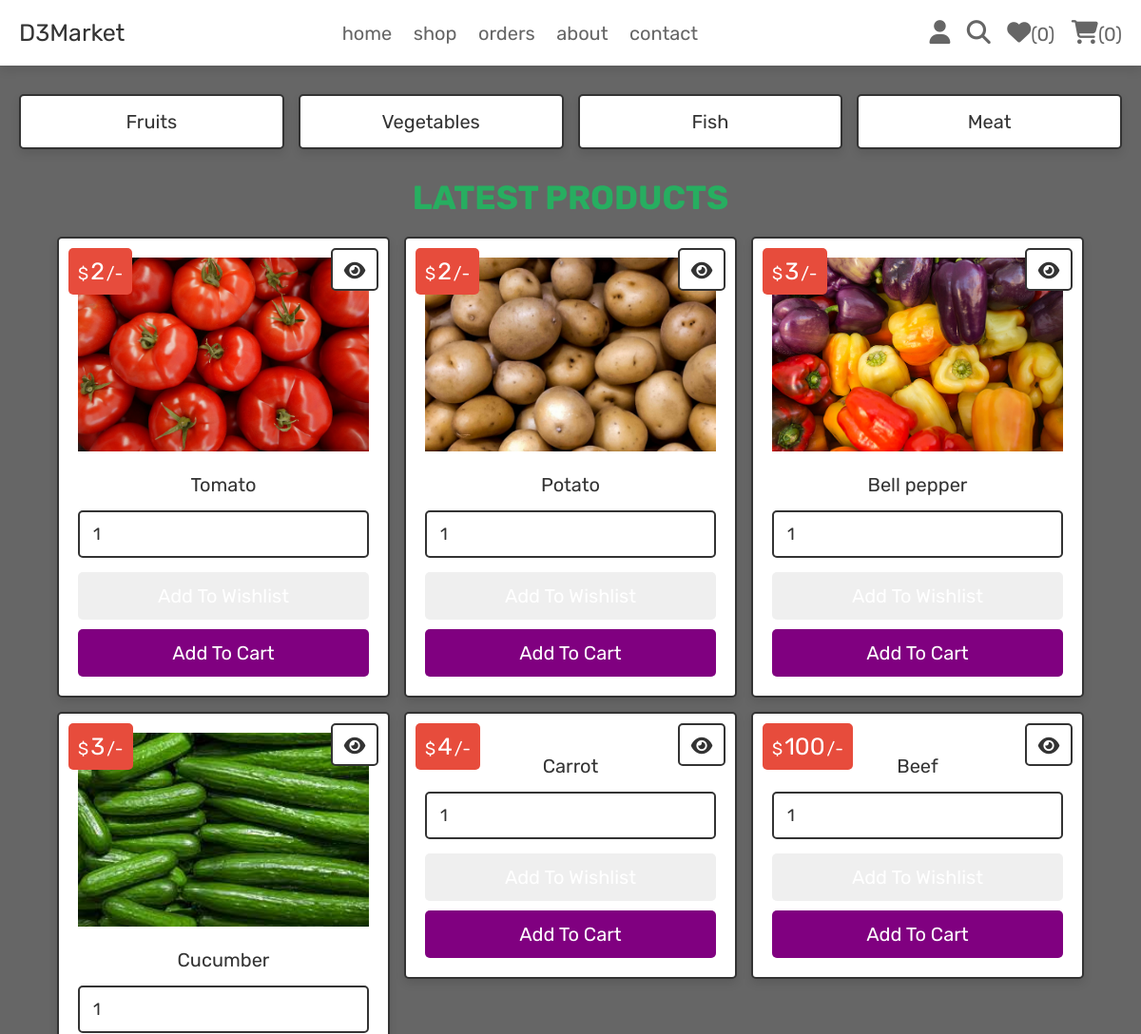
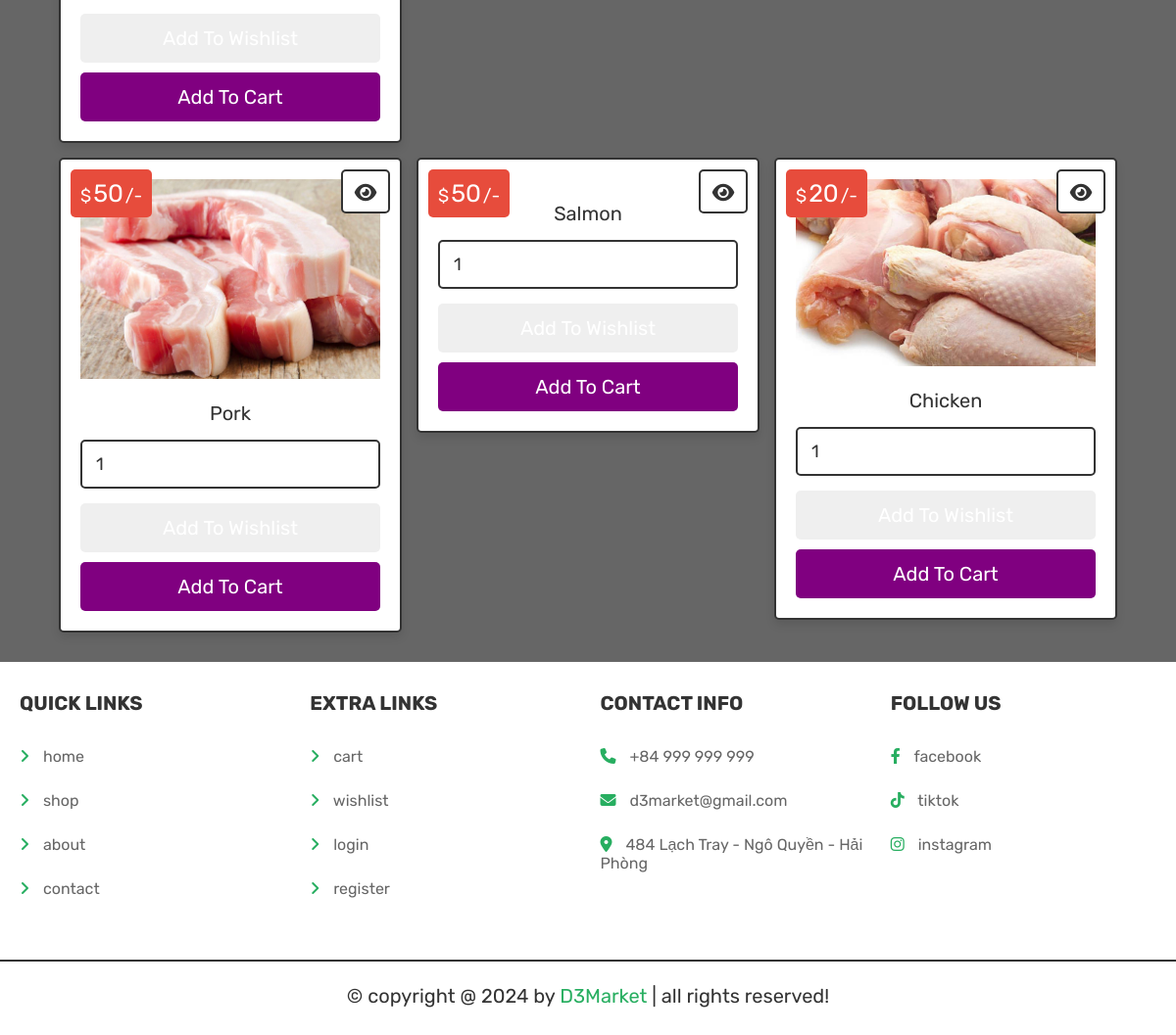
Screenshot of /shop.php (signed in) with the database file from the repository (2 pictures, top to bottom).
### tables this page shows
CREATE TABLE `products` (
  `id` int(100) NOT NULL,
  `name` varchar(100) NOT NULL,
  `category` varchar(20) NOT NULL,
  `details` varchar(500) NOT NULL,
  `price` int(100) NOT NULL,
  `image` varchar(100) NOT NULL,
  `sold` int(11) NOT NULL,
  `inventories` int(11) NOT NULL
);

### shop.php (the view, shortened to what this page needs)
<?php
@include 'config.php';
?>
<!DOCTYPE html>
<html lang="en">
<head>
   <link rel="stylesheet" href="https://cdnjs.cloudflare.com/ajax/libs/font-awesome/6.1.1/css/all.min.css">
   <link rel="stylesheet" href="css/style.css">
</head>
<body>
<?php include 'header.php'; ?>
<section class="p-category">
   <a href="category.php?category=fruits">fruits</a>
   <a href="category.php?category=vegitables">vegetables</a>
   <a href="category.php?category=fish">fish</a>
   <a href="category.php?category=meat">meat</a>
</section>
<section class="products">
   <h1 class="title">latest products</h1>
   <div class="box-container">
   <?php
      $select_products = $conn->prepare("SELECT * FROM `products`");
      $select_products->execute();
      if($select_products->rowCount() > 0){
         while($fetch_products = $select_products->fetch(PDO::FETCH_ASSOC)){
   ?>
   <form action="" class="box" method="POST">
      <div class="price">$<span><?= $fetch_products['price']; ?></span>/-</div>
      <a href="view_page.php?pid=<?= $fetch_products['id']; ?>" class="fas fa-eye"></a>
      <img src="uploaded_img/<?= $fetch_products['image']; ?>" alt="">
      <div class="name"><?= $fetch_products['name']; ?></div>
      <input type="number" min="1" value="1" name="p_qty" class="qty">
      <input type="submit" value="add to wishlist" class="option-btn" name="add_to_wishlist">
      <input type="submit" value="add to cart" class="btn" name="add_to_cart">
   </form>
   <?php
      }
   }else{
      echo '<p class="empty">no products added yet!</p>';
   }
   ?>
   </div>
</section>
<?php include 'footer.php'; ?>
</body>
</html>

### css/style.css (style rules this page uses)
.products .box-container { display: grid; grid-template-columns: repeat(auto-fit, 35rem); gap:1.5rem; justify-content: center; align-items: flex-start; }
.products .box-container .box { padding:2rem; text-align: center; border:var(--border); background-color: var(--white); box-shadow: var(--box-shadow); border-radius: .5rem; position: relative; }
.products .box-container .box .price { position: absolute; top:1rem; left:1rem; padding:1rem; border-radius: .5rem; background-color: var(--red); font-size: 1.8rem; color:var(--white); }
.products .box-container .box .price span { font-size: 2.5rem; color:var(--white); margin:0 .2rem; }
.products .box-container .box .fa-eye { position: absolute; top:1rem; right:1rem; border-radius: .5rem; height: 4.5rem; line-height: 4.3rem; width: 5rem; border:var(--border); color:var(--black); font-size: 2rem; background-color: var(--white); }
.products .box-container .box img { width: 100%; margin-bottom: 1rem; }
.products .box-container .box .name { font-size: 2rem; color:var(--black); padding:1rem 0; }
.products .box-container .box .qty { margin:.5rem 0; border-radius: .5rem; padding:1.2rem 1.4rem; font-size: 1.8rem; color:var(--black); border:var(--border); width: 100%; }
.p-category { display: grid; grid-template-columns: repeat(auto-fit, minmax(27rem, 1fr)); gap:1.5rem; justify-content: center; align-items: flex-start; }
.p-category { padding-bottom: 0; }
.p-category a { padding:1.5rem; text-align: center; border:var(--border); background-color: var(--white); box-shadow: var(--box-shadow); border-radius: .5rem; font-size: 2rem; text-transform: capitalize; color:var(--black); }

### css/components2.css (style rules this page uses)
:root { --green:#27ae60; --orange:#f39c12; --red:#e74c3c; --black:#333; --light-color:#666; --white:#fff; --light-bg:#f6f6f6; --border:.2rem solid var(--black); --box-shadow:0 .5rem 1rem rgba(0,0,0,.1); --purple:#800080; }
* { font-family: 'Rubik', sans-serif; margin:0; padding:0; box-sizing: border-box; outline: none; border:none; text-decoration: none; color:var(--black); }
body { background-color: var(--light-color) ; }
html { font-size: 62.5%; overflow-x: hidden; scroll-behavior: smooth; scroll-padding-top: 6.5rem; }
section { padding:3rem 2rem; max-width: 1200px; margin:0 auto; }
.btn, .delete-btn, .option-btn { display: block; width: 100%; margin-top: 1rem; border-radius: .5rem; color:var(--white); font-size: 2rem; padding:1.3rem 3rem; text-transform: capitalize; cursor: pointer; text-align: center; }
.btn { background-color: var(--purple); }
.title { text-align: center; margin-bottom: 2rem; text-transform: uppercase; color:var(--green); font-size: 3.5rem; }

### rows the page displays
products: price "2", image (picture), name "Tomato"
products: price "2", image (picture), name "Potato"
products: price "3", image (picture), name "Bell pepper"
products: price "3", image (picture), name "Cucumber"
products: price "4", name "Carrot"
products: price "100", name "Beef"
products: price "50", image (picture), name "Pork"
products: price "50", name "Salmon"
products: price "20", image (picture), name "Chicken"

### other values shown
$count_wishlist_items->rowCount() "0"
$count_cart_items->rowCount() "0"
